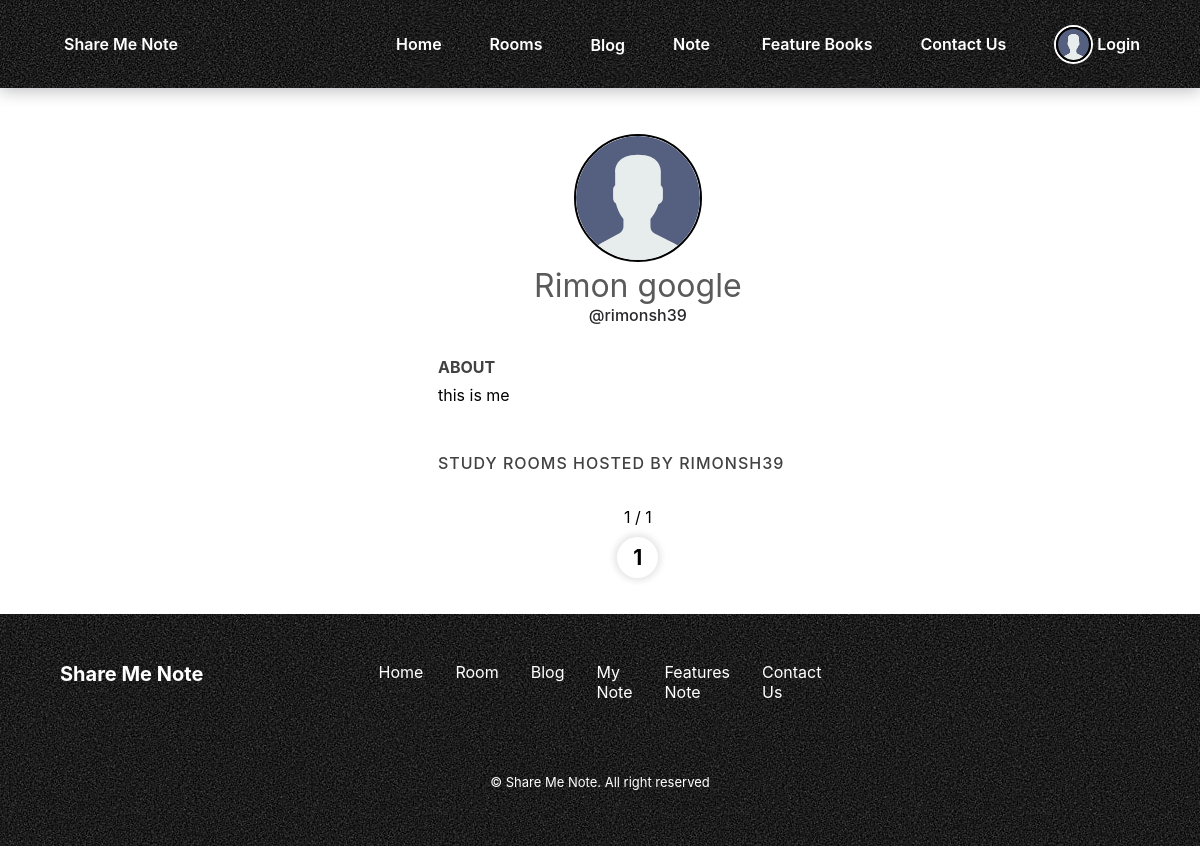
Before: /rooms/profile/rimonsh39/ with the older database file.
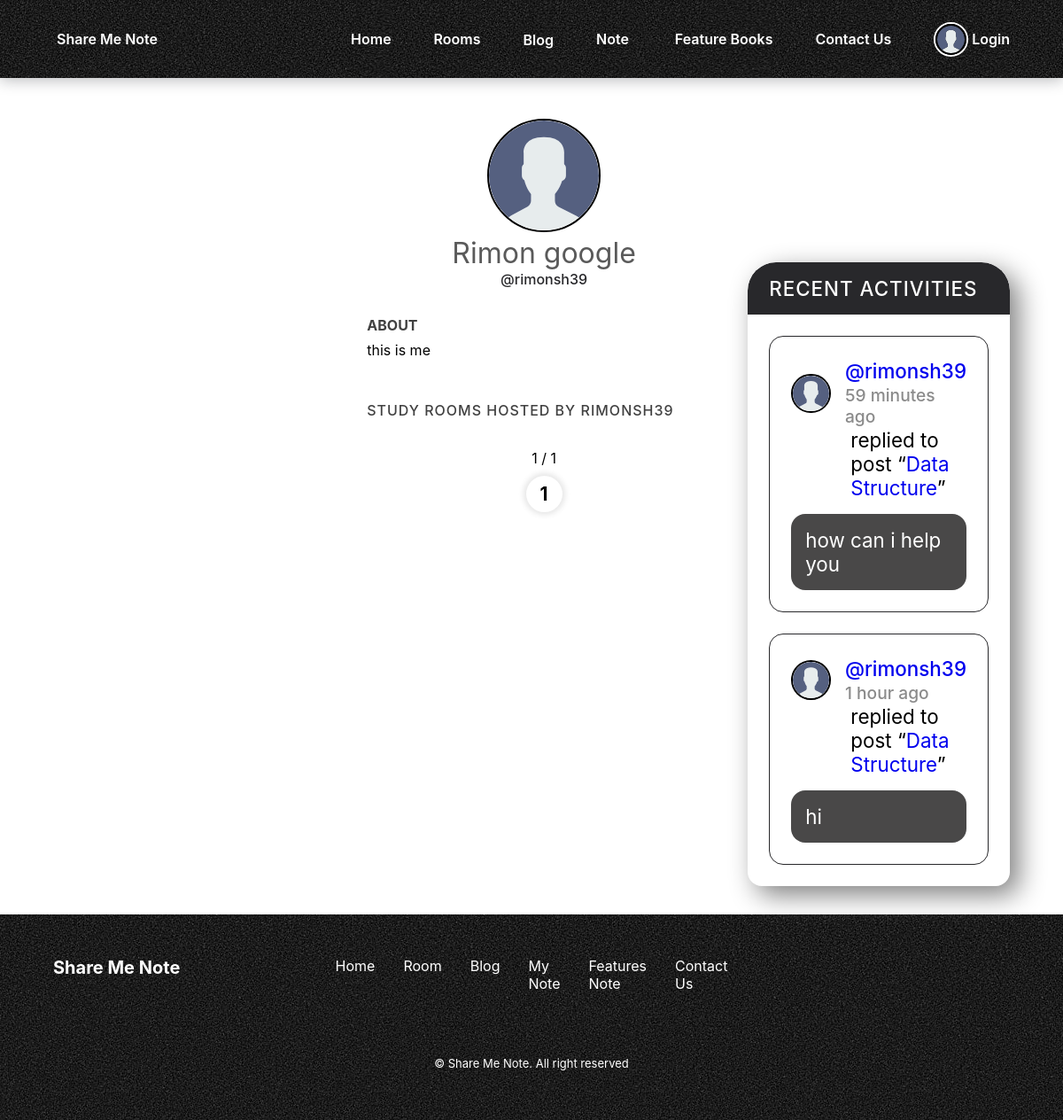
After: the same page with the newer database file.
### base/models.py (models this page shows, shortened)
class User(AbstractUser):
    name = models.CharField(max_length=200, null=True)
    email = models.EmailField(unique=True, null=True)
    bio = models.TextField(null=True)
    avatar = models.ImageField(null=True, default="avatar.svg")
    USERNAME_FIELD = 'email'
    REQUIRED_FIELDS = []

class Message(models.Model):
    user = models.ForeignKey(User, on_delete=models.CASCADE)
    room = models.ForeignKey(Room, on_delete=models.CASCADE)
    body = models.TextField()
    updated = models.DateTimeField(auto_now=True)
    created = models.DateTimeField(auto_now_add=True)
    class Meta:
        ordering = ['-updated', '-created']

class Room(models.Model):
    host = models.ForeignKey(User, on_delete=models.SET_NULL, null=True)
    topic = models.ForeignKey(Topic, on_delete=models.SET_NULL, null=True)
    name = models.CharField(max_length=200)
    description = models.TextField(null=True, blank=True)
    participants = models.ManyToManyField(
        User, related_name='participants', blank=True)
    updated = models.DateTimeField(auto_now=True)
    created = models.DateTimeField(auto_now_add=True)
    class Meta:
        ordering = ['-updated', '-created']
    def __str__(self):
        return self.name

### base/views.py (the view)
# urls.py: path('profile/<str:username>/', views.userProfile, name="user-profile"),
def userProfile(request, username):
    user = User.objects.get(username=username)
    rooms = user.room_set.all()
    room_messages = user.message_set.all()
    posts = user.post_set.all()
    topics = Topic.objects.all()
    page = Paginator(rooms, 5)
    page_number = request.GET.get('page',1)
    roomDataFinal = page.get_page(page_number)
    totalpage = roomDataFinal.paginator.num_pages
    context = {'user': user, 'roomdata': roomDataFinal, "posts":posts,
               'room_messages': room_messages,'topics': topics,'lastpage':totalpage,'totalpagelist':[n+1 for n in range (totalpage)],'page':page_number}
    return render(request, 'base/profile.html', context)

### base/templates/base/profile.html (shortened to what this page needs)
{% extends 'main.html' %}
{% block content %}
<main class="profile-page layout bloglayout--3">
  <div class="container">
    <div class="roomList">
      <div class="profile">
        <div class="profile__avatar">
          <div class="avatar avatar--large active">
            <img src="{{user.avatar.url}}" />
          </div>
        </div>
        <div class="profile__info">
          <h3>{{user.name}}</h3>
          <p>@{{user.username}}</p>
        </div>
        <div class="profile__about">
          <h3>About</h3>
          <p>
            {{user.bio}}
          </p>
        </div>
      </div>
      <div class="roomList__header">
        <div>
          <h2>Study Rooms Hosted by {{user.username}}</a>
          </h2>
        </div>
      </div>
      <div class="center">
        <p style="padding: 10px;">{{page}} / {{roomdata.paginator.num_pages}} </p>
        <div class="pagination pagination1 pagination3 pagination4 pagination6">
          {% for n in  totalpagelist%}
          <a class="btn-page" href="?page={{n}}">{{n}}</a>{% endfor %}
        </div>
      </div>
    </div>
    <div style="margin-top:15%">
      {% include 'base/activity_component.html' %}
    </div>
  </div>
</main>
{% endblock content %}

### templates/main.html (shortened to what this page needs)
<!DOCTYPE html>
{% load static %}
<html lang="en">
<head>
    <link href="https://cdn.jsdelivr.net/npm/remixicon@3.2.0/fonts/remixicon.css" rel="stylesheet">
    <link rel="stylesheet" href="https://unicons.iconscout.com/release/v4.0.0/css/line.css">
    <link rel="stylesheet" href="{% static 'styles/style.css' %}" />
</head>
<body>
    {% include 'navbar.html' %}
    {% block content %}
    {% endblock %}
    {% include 'footer.html' %}
</body>
</html>

### templates/navbar.html (shortened to what this page needs)
{% load static %}
<header class="header">
  <nav class="nav container">
    <div class="nav__data">
      <a href="{% url 'note' %}" class="nav__logo">
         Share Me Note
     </a>
    </div>
    <div class="nav__menu" id="nav-menu">
      <ul class="nav__list">
        <li><a href="{% url 'note' %}" class="nav__link">Home</a></li>
        <li><a href="{% url 'rooms' %}" class="nav__link">Rooms</a></li>
        <li class="dropdown__item">
          <div class="nav__link">
           <a > Blog </a>
          </div>
        </li>
        <li class="dropdown__item">
          <div class="nav__link">
            Note
          </div>
        </li>
        <li><a href="{% url "products:product-list" %}" class="nav__link">Feature Books</a></li>
        <li><a href="{% url "contact" %}" class="nav__link">Contact Us</a></li>
        {% if request.user.is_authenticated %}
        <li class="dropdown__item">
          <div class="nav__link">
            <div
              style="border-radius: 50%; border: 2px solid white"
              class="avatar avatar--medium active"
            >
              <img style="width:35px; height: 35px;" src="{{request.user.avatar.url}}" />
            </div>
            <a
              class="nav__link"
              style="color: white"
              href="{% url 'update-user' %}"
            >
              {{request.user.username}}
              <i class="ri-arrow-down-s-line dropdown__arrow"></i>
            </a>
          </div>
          <ul class="dropdown__menu">
            <li>
              <a
                href="{% url 'user-profile' request.user.username %}"
                class="dropdown__link"
              >
                <i class="ri-user-line"></i> Profiles
              </a>
            </li>
            <li>
              <a href="{% url 'logout' %}" class="dropdown__link">
                <i class="ri-lock-line"></i> Logout
              </a>
            </li>
          </ul>
         {% else %}
          <div class="nav__link">
            <div
              style="border-radius: 50%; border: 2px solid white"
              class="avatar avatar--medium active"
            >
              <img style="width:35px; height: 35px;" src="{% static 'assets/avatar.svg' %}" />
            </div>
            <a
              class="nav__link"
              style="color: white"
              href="{% url 'update-user' %}"
            >
              Login
            </a>
          </div>
          {% endif %}
      </ul>
    </div>
  </nav>
</header>

### base/templates/base/activity_component.html (shortened to what this page needs)
<div class="activities">
  {% if room_messages %}
  <div class="activities__header">
    <h2>Recent Activities</h2>
  </div>
  {% endif %} {% for message in room_messages %}
  <div class="activities__box">
    <div class="activities__boxHeader roomListRoom__header">
      <a
        href="{% url 'user-profile' message.user.username %}"
        class="roomListRoom__author"
      >
        <div class="avatar avatar--small">
          <img src="{{message.user.avatar.url}}" />
        </div>
        <p>
          @{{message.user.username}}
          <span>{{message.created|timesince}} ago</span>
        </p>
      </a>
    </div>
    <div class="activities__boxContent">
      <p>
        replied to post “<a href="{% url 'room' message.room.id %}"
          >{{message.room}}</a
        >”
      </p>
      <div class="activities__boxRoomContent">{{message.body}}</div>
    </div>
  </div>
  {% endfor %}
</div>

### templates/footer.html (shortened to what this page needs)
{% load static %}
<footer class="footer">
  <div class="footer__bg">
    <div class="footer__container container grid">
      <div>
        <h1 class="footer__title">Share Me Note</h1>
      </div>
      <ul class="footer__links">
        <li>
          <a href="{% url 'note' %}" class="footer__link">Home</a>
        </li>
        <li>
          <a href="{% url 'rooms' %}" class="footer__link">Room</a>
        </li>
        <li>
          <a href="{% url 'index' %}" class="footer__link">Blog</a>
        </li>
        <li>
          <a href="{% url 'my_notes' %}" class="footer__link">My Note</a>
        </li>
        <li>
          <a href="{% url 'products:product-list' %}" class="footer__link">Features Note</a>
        </li>
        <li>
          <a href="{% url 'contact' %}" class="footer__link">Contact Us</a>
        </li>
      </ul>
      <div class="footer__socials">
      </div>
    </div>
    <p class="footer__copy">&#169; Share Me Note. All right reserved</p>
  </div>
</footer>

Changed rows visible on the page:
added Message: user.avatar (placeholder picture), user.username "rimonsh39", created "59 minutes", room "Data Structure", body "how can i help you"
added Message: user.avatar (placeholder picture), user.username "rimonsh39", created "1 hour", room "Data Structure", body "hi"
Other visible differences:
text now shown: "RECENT ACTIVITIES"
